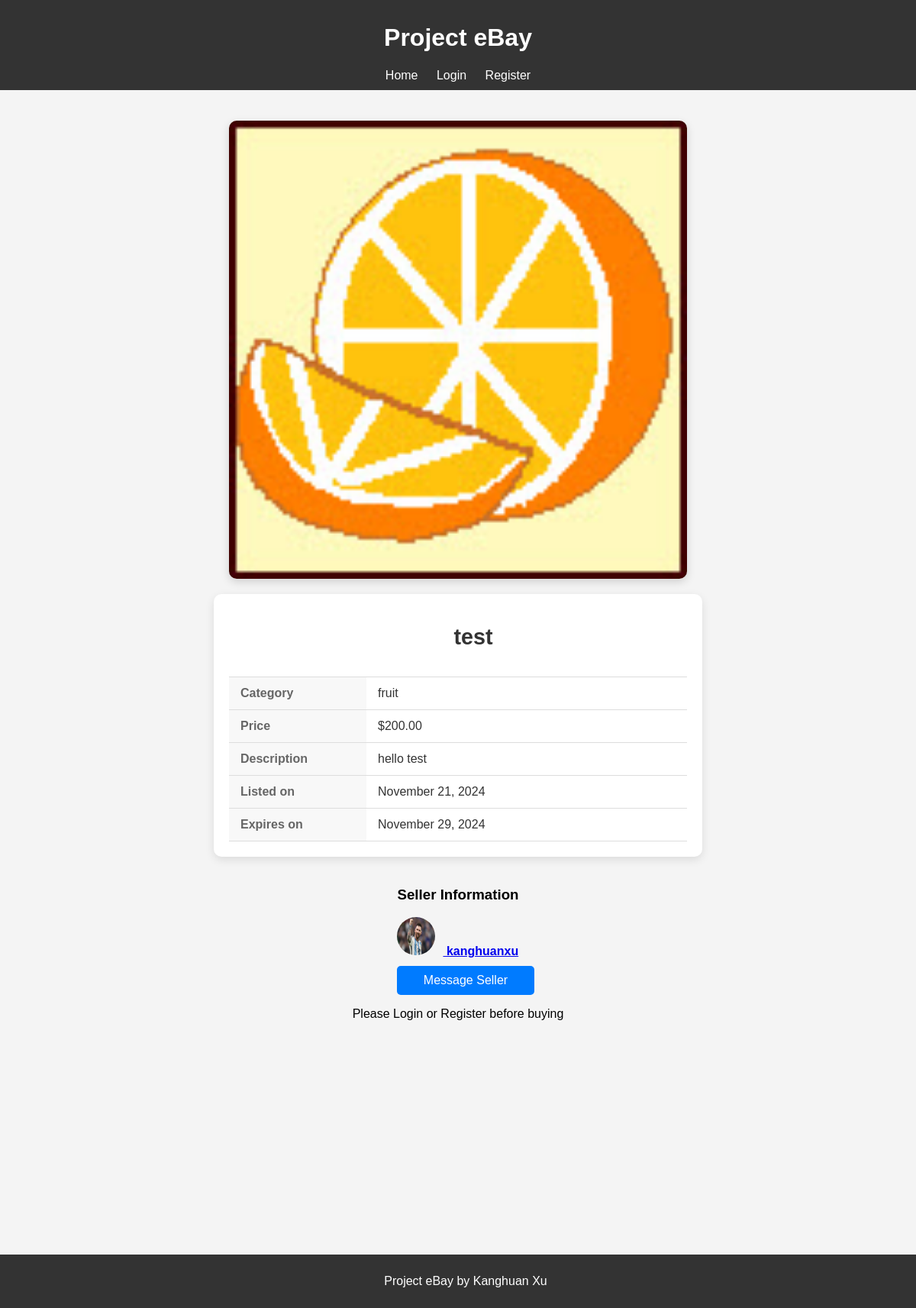
/listing/14/, run on an earlier commit of the app's database.
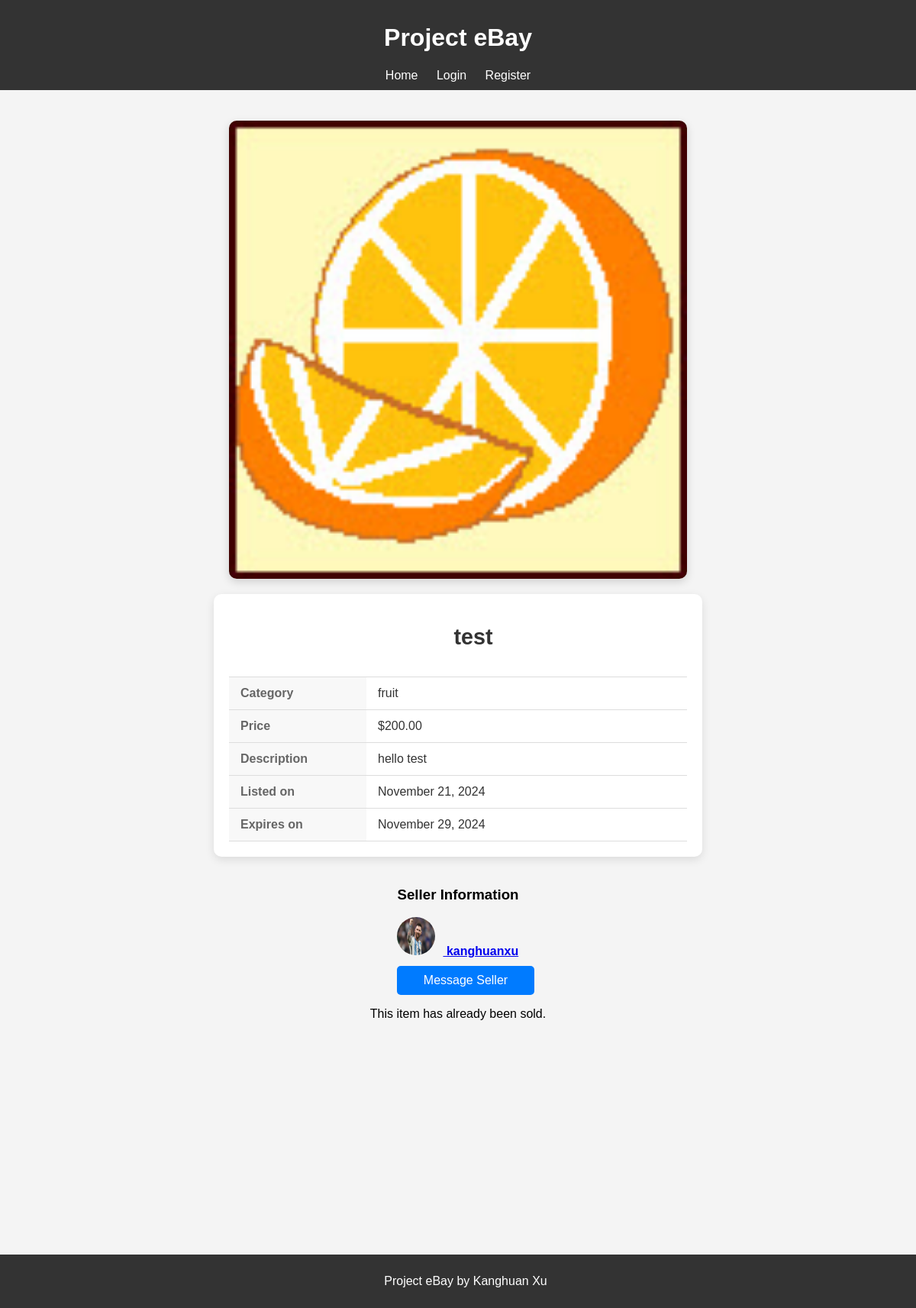
And on a later commit of the database.
### project/views.py (the view)
# urls.py: path('listing/<int:pk>/', ShowListingPageView.as_view(), name='listing_detail'),
class ShowListingPageView(DetailView):
    model = Listing
    template_name = 'project/listing_detail.html'  # The template for displaying a single listing
    context_object_name = 'listing'  # Use 'listing' as the variable name in the template

### project/templates/project/listing_detail.html (shortened to what this page needs)
{% extends 'project/base.html' %}
{% block content %}
    <div class="listing-detail-container">
        {% if listing.image %}
            <img src="{{ listing.image.url }}" alt="{{ listing.name }}" class="large-listing-image">
        {% endif %}
        <div class="listing-info">
            <h2>{{ listing.name }}</h2>
            <table class="listing-details-table">
                <tr>
                    <th>Category</th>
                    <td>{{ listing.category }}</td>
                </tr>
                <tr>
                    <th>Price</th>
                    <td>${{ listing.price }}</td>
                </tr>
                <tr>
                    <th>Description</th>
                    <td>{{ listing.description }}</td>
                </tr>
                <tr>
                    <th>Listed on</th>
                    <td>{{ listing.created_at|date:"F d, Y" }}</td>
                </tr>
                <tr>
                    <th>Expires on</th>
                    <td>{{ listing.expires_at|date:"F d, Y" }}</td>
                </tr>
            </table>
        </div>
        <div class="seller-info">
            <h3>Seller Information</h3>
            <div class="seller-profile">
                <a href="{% url 'user_profile' listing.user.id %}">
                    <img src="{{ listing.user.profile.profile_image.url }}" alt="Seller Profile Image" class="seller-profile-image">
                    <span class="seller-username">{{ listing.user.username }}</span>
                </a>
            </div>
            <a href="mailto:{{ listing.user.email }}" class="btn btn-primary">Message Seller</a>
        </div>
        {% if listing.sold %}
            <p>This item has already been sold.</p>
        {% else %}
            {% if user.is_authenticated %}
                <div class="buy-now-container">
                    <a href="{% url 'checkout_single' listing.id %}" class="btn btn-success">Buy Now</a>
                    <form method="post" action="{% url 'add_to_cart' listing.id %}" style="display:inline;">
                        {% csrf_token %}
                        <button type="submit" class="btn btn-success">Add to Cart</button>
                    </form>
                </div>
            {% else %}
                <p>Please Login or Register before buying</p>
            {% endif %}
        {% endif %}
    </div>
{% endblock %}

What changed in the data, as far as the page shows it:
changed Listing "test": sold False → True (drawn)
Also different on the page:
text no longer shown: "Please Login or Register before buying"
text now shown: "This item has already been sold."
